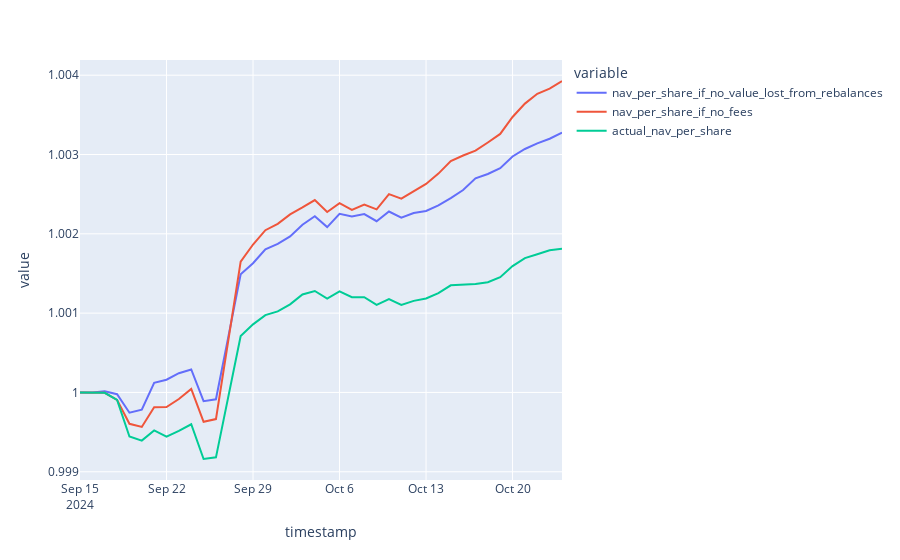

Source (notebook cell):
### Code cell
# losing some nav means we dont autocompound as as much as we would otherwise
# ignoring this for now for simplicity. Should not matter very much
# at a 7% rate of return over 30 days, if we lose 1% of nav in that way
# the lost compounding is .07 * (30/365) * .01  = 0.000058 apy (about half a basis point over a year if there is a 1% nav loss over that month from rebalances, most extreme case)
# too small to worry about.

df["nav_per_share_if_no_fees"] = df["actual_nav"] / (
    df["actual_shares"] - df["new_shares_from_periodic_fees"] - df["new_shares_from_streaming_fees"]
)
df["nav_per_share_if_no_value_lost_from_rebalances"] = (
    df["actual_nav"] + df["eth_nav_lost_by_rebalance_between_destinations"]
) / df["actual_shares"]


px.line(df[["nav_per_share_if_no_value_lost_from_rebalances", "nav_per_share_if_no_fees", "actual_nav_per_share"]])
